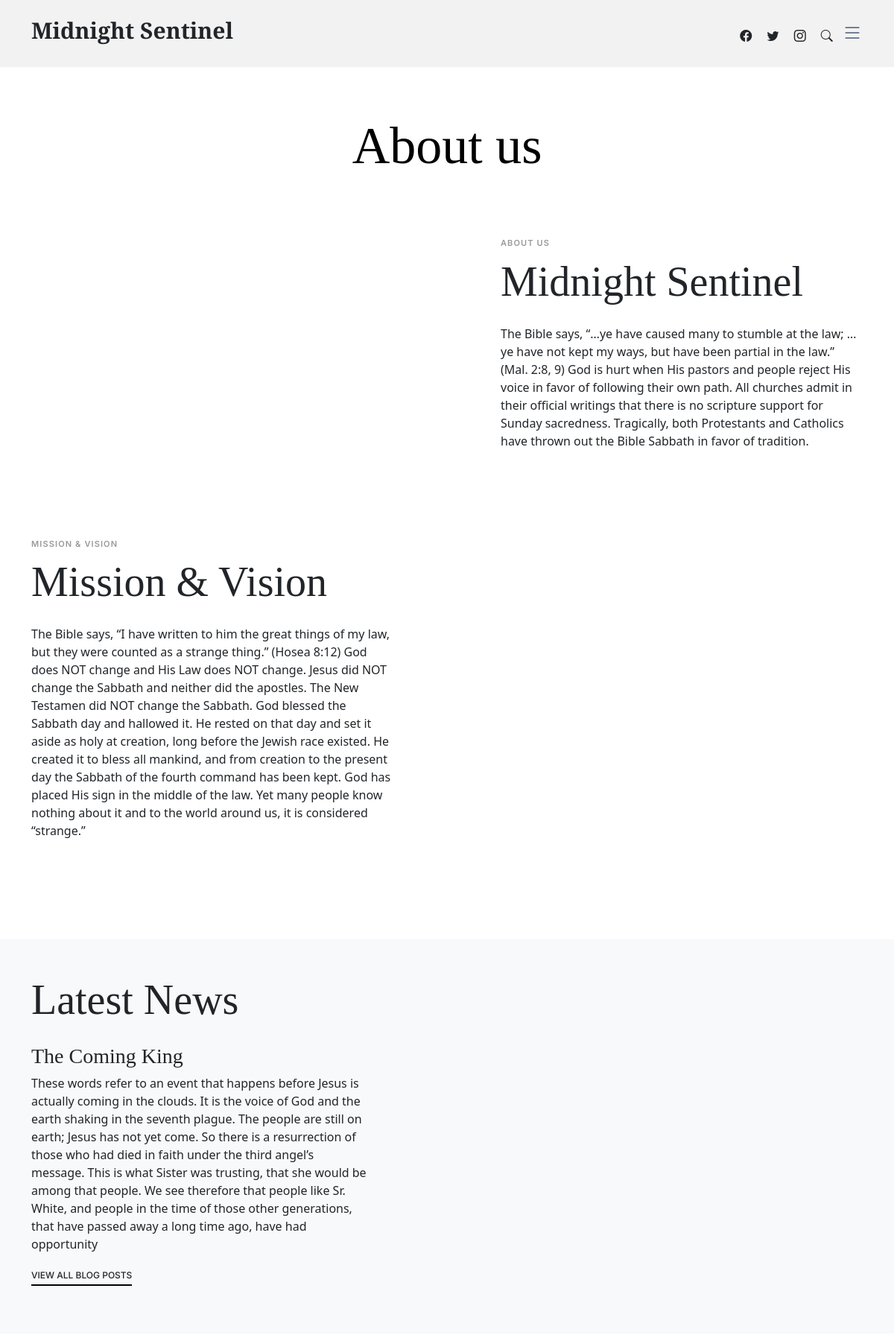
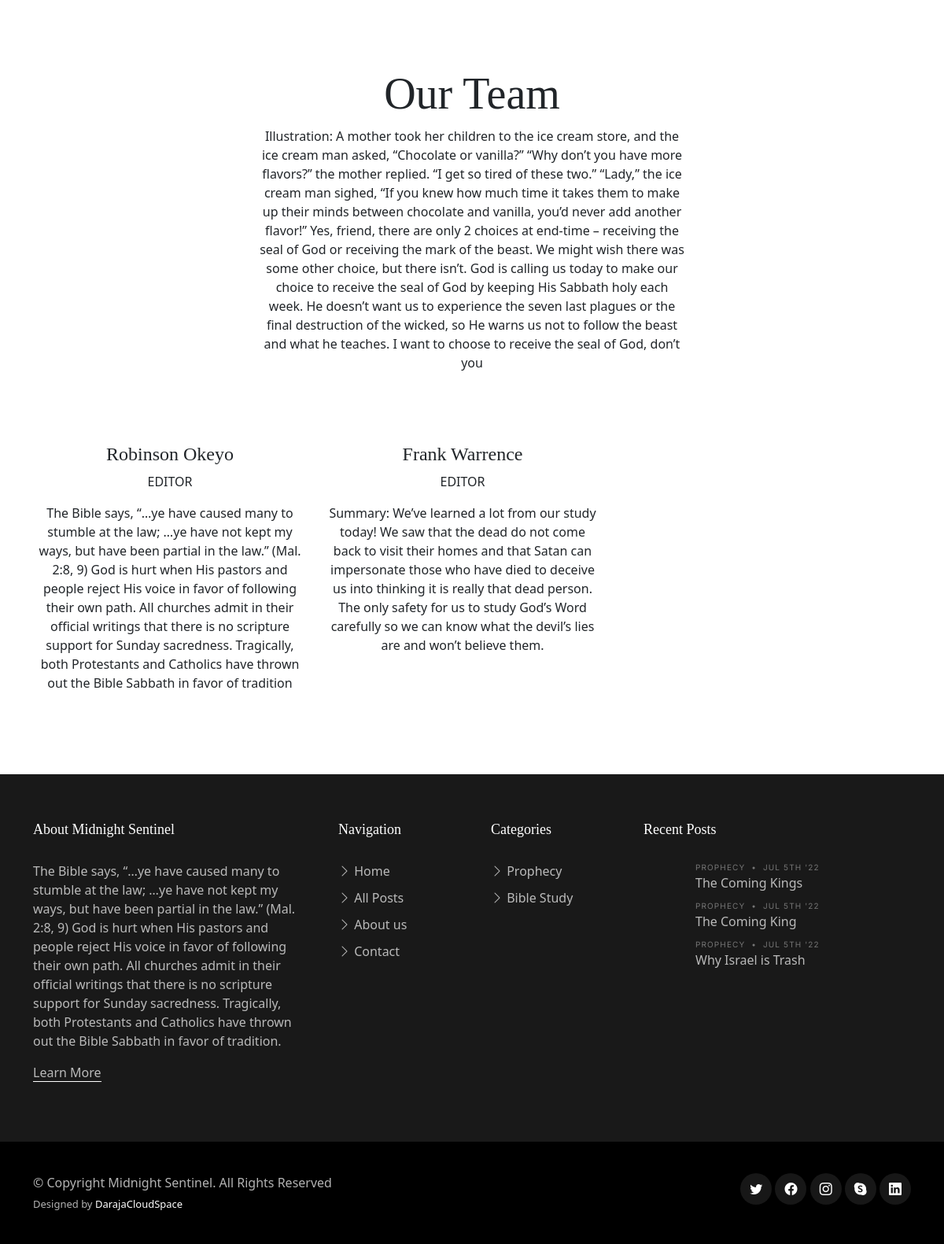
The page /about/ on the database its author committed (2 pictures, top to bottom).
### post/models.py (models this page shows, shortened)
class About(models.Model):
    ministry_name = models.CharField(max_length=50)
    ministry_history = models.TextField()
    ministry_pic = models.ImageField()
    ministry_mission = models.TextField()
    ministry_mission_pic = models.ImageField()
    latest_news_title = models.CharField(max_length=50)
    latest_news = models.TextField()
    team_description =models.TextField()

class TeamMember(models.Model):
    name = models.CharField(max_length=50)
    title = models.CharField(max_length=50)
    profile_pic = models.ImageField()
    team_member_desription =models.TextField()

class Category(models.Model):
    name = models.CharField(max_length=20)

class Post(models.Model):
    title = models.CharField(max_length=100)
    overview = models.TextField()
    content_post = models.TextField()
    timestamp = models.DateTimeField(default=timezone.now)
    comment_count =models.PositiveBigIntegerField(default=0)
    author = models.ForeignKey(Author, on_delete=models.CASCADE)
    thumbnail = models.ImageField()
    category = models.ForeignKey(Category, on_delete=models.PROTECT, default=1)
    featured = models.BooleanField()
    slug = models.SlugField(unique=True, blank=True)

### post/views.py (the view)
# urls.py: path('about/', about_view, name = "about"),
def about_view(request):
    about_us =About.objects.all()
    team_member =TeamMember.objects.all()
    context = {
        'about_us':about_us,
        'team_member':team_member
    }
    return render(request,'Sentinel_App/about.html',context)

### post/views.py (called while the page is built)
def category_list(request):
    categorys_list = Category.objects.all()
    category_posts =Post.objects.all()
    recent_posts = Post.objects.order_by('-timestamp')[:6]
    about_ministry = About.objects.all()
    latest_posts = Post.objects.order_by('-timestamp')[:6]
    context = {
        'category_list':categorys_list,
        'category_posts': category_posts,
        'recent_posts':recent_posts,
        'about_ministry':about_ministry,
        'latest_posts':latest_posts,
    }
    return context

### Sentinel_App/templates/Sentinel_App/about.html (shortened to what this page needs)
{% extends 'Sentinel_App/base.html' %}
{% block content %}
<main id="main">
    <section>
        <div class="container" data-aos="fade-up">
            <div class="row">
                <div class="col-lg-12 text-center mb-5">
                    <h1 class="page-title">About us</h1>
                </div>
            </div>
            <div class="row mb-5">
                {% for about in about_us %}
                <div class="d-md-flex post-entry-2 half">
                    <a href="#" class="me-4 thumbnail">
                    </a>
                    <div class="ps-md-5 mt-4 mt-md-0">
                        <div class="post-meta mt-4">About us</div>
                        <h2 class="mb-4 display-4">{{ about.ministry_name }}</h2>
                        <p>{{ about.ministry_history }}</p>
                    </div>
                </div>
                <div class="d-md-flex post-entry-2 half mt-5">
                    <a href="#" class="me-4 thumbnail order-2">
                    </a>
                    <div class="pe-md-5 mt-4 mt-md-0">
                        <div class="post-meta mt-4">Mission & Vision</div>
                        <h2 class="mb-4 display-4">Mission & Vision</h2>
                        <p>{{ about.ministry_mission }}</p>
                    </div>
                </div>
            </div>
        </div>
    </section>
    <section class="mb-5 bg-light py-5">
        <div class="container" data-aos="fade-up">
            <div class="row justify-content-between align-items-lg-center">
                <div class="col-lg-5 mb-4 mb-lg-0">
                    <h2 class="display-4 mb-4">Latest News</h2>
                    <h3 class="display">{{ about.latest_news_title }}</h3>
                    <p>{{ about.latest_news }}</p>
                    <p><a href="#" class="more">View All Blog Posts</a></p>
                </div>
                <div class="col-lg-6">
                    <div class="row">
                        <div class="col-6">
                        </div>
                        <div class="col-6 mt-4">
                        </div>
                    </div>
                </div>
            </div>
        </div>
    </section>
    <section>
        <div class="container" data-aos="fade-up">
            <div class="row">
                <div class="col-12 text-center mb-5">
                    <div class="row justify-content-center">
                        <div class="col-lg-6">
                            <h2 class="display-4">Our Team</h2>
                            <p>{{ about.team_description }}</p>
                        </div>
                    </div>
                    {% endfor %}
                </div>
                <div class="row">
                    {% for member in team_member %}
                    <div class="col-lg-4 text-center mb-5">
                        <h4>{{ member.name }}</h4>
                        <span class="d-block mb-3 text-uppercase">{{ member.title }}</span>
                        <p>{{ member.team_member_desription }}</p>
                    </div>
                    {% endfor %}
                </div>
            </div>
        </div>
    </section>
  </main>
 {% endblock %}

### Sentinel_App/templates/Sentinel_App/footer.html (shortened to what this page needs)
<footer id="footer" class="footer">
    <div class="footer-content">
      <div class="container">
        <div class="row g-5">
          <div class="col-lg-4">
            {% for about in about_ministry%}
            <h3 class="footer-heading">About {{ about.ministry_name }}</h3>
            <p>{{about.ministry_history}}</p>
            {%endfor%}
            <p><a href="{% url 'about' %}" class="footer-link-more">Learn More</a></p>
          </div>
          <div class="col-6 col-lg-2">
            <h3 class="footer-heading">Navigation</h3>
            <ul class="footer-links list-unstyled">
              <li><a href="{% url 'home' %}"><i class="bi bi-chevron-right"></i> Home</a></li>
              <li><a href="{% url 'all_posts' %}"><i class="bi bi-chevron-right"></i> All Posts</a></li>
              <li><a href="{% url 'about' %}"><i class="bi bi-chevron-right"></i> About us</a></li>
              <li><a href="{% url 'contact' %}"><i class="bi bi-chevron-right"></i> Contact</a></li>
            </ul>
          </div>
          <div class="col-6 col-lg-2">
            <h3 class="footer-heading">Categories</h3>
            <ul class="footer-links list-unstyled">
              {% for category in category_list %}
                 <li>
                 <a class="dropdown-item" href="/category/{{category.name}}"><i class="bi bi-chevron-right"></i>
                  {{category.name |title}}
                </a>
                 </li>
              {%endfor%}
            </ul>
          </div>
          <div class="col-lg-4">
            <h3 class="footer-heading">Recent Posts</h3>
            <ul class="footer-links footer-blog-entry list-unstyled">
              {% for obj in recent_posts %}
              <li>
                <a href="{% url 'single_post' slug=obj.slug %}" class="d-flex align-items-center">
                  <div>
                    <div class="post-meta d-block"><span class="date">{{ obj.category.name }}</span> <span class="mx-1">&bullet;</span> <span>Jul 5th '22</span></div>
                    <span>{{ obj.title }}</span>
                  </div>
                </a>
              </li>
              {% endfor %}
            </ul>
          </div>
        </div>
      </div>
    </div>
    <div class="footer-legal">
      <div class="container">
        <div class="row justify-content-between">
          <div class="col-md-6 text-center text-md-start mb-3 mb-md-0">
            <div class="copyright">
              © Copyright <strong><span>Midnight Sentinel</span></strong>. All Rights Reserved
            </div>
            <div class="credits">
              Designed by <a href="">DarajaCloudSpace</a>
            </div>
          </div>
          <div class="col-md-6">
            <div class="social-links mb-3 mb-lg-0 text-center text-md-end">
              <a href="#" class="twitter"><i class="bi bi-twitter"></i></a>
              <a href="#" class="facebook"><i class="bi bi-facebook"></i></a>
              <a href="#" class="instagram"><i class="bi bi-instagram"></i></a>
              <a href="#" class="google-plus"><i class="bi bi-skype"></i></a>
              <a href="#" class="linkedin"><i class="bi bi-linkedin"></i></a>
            </div>
          </div>
        </div>
      </div>
    </div>
  </footer>

### static/css/variables.css (style rules this page uses)
:root { --font-default: 'EB Garamond', system-ui, -apple-system, "Segoe UI", Roboto, "Helvetica Neue", Arial, "Noto Sans", "Liberation Sans", sans-serif, "Apple Color Emoji", "Segoe UI Emoji", "Segoe UI Symbol", "Noto Color Emoji"; --font-primary: 'EB Garamond', serif; --font-secondary: 'Inter', sans-serif; --color-default: #212529; --color-default-rgb: 33, 37, 41; --color-links: #212529; --color-links-hover: #15171a; --color-primary: #212529; --color-primary-light: #26282c; --color-primary-dark: #0b0c0e; --color-primary-rgb: 33, 37, 41; --color-primary-light-rgb: 38, 40, 44; --color-primary-dark-rgb: 11, 12, 14; --color-secondary: #596d80; --color-secondary-light: #8498aa; --color-secondary-dark: #404f5c; --color-secondary-rgb: 89, 109, 128; --color-secondary-light-rgb: 132, 152, 170; --color-secondary-dark-rgb: 64, 79, 92; --color-blue: #0d6efd; --color-blue-rgb: 13, 110, 253; --color-indigo: #6610f2; --color-indigo-rgb: 102, 16, 242; --color-purple: #6f42c1; --color-purple-rgb: 111, 66, 193; --color-pink: #f3268c; --color-pink-rgb: 243, 38, 140; --color-red: #df1529; --color-red-rgb: 223, 21, 4; --color-orange: #fd7e14; --color-orange-rgb: 253, 126, 20; --color-yellow: #ffc107; --color-yellow-rgb: 255, 193, 7; --color-green: #059652; --color-green-rgb: 5, 150, 82; --color-teal: #20c997; --color-teal-rgb: 32, 201, 151; --color-cyan: #0dcaf0; --color-cyan-rgb: 13, 202, 240; --color-white: #ffffff; --color-white-rgb: 255, 255, 255; --color-gray: #6c757d; --color-gray-rgb: 108, 117, 125; --color-black: #000000; --color-black-rgb: 0, 0, 0; }
:root { --bs-blue: var(--color-blue); --bs-indigo: var(--color-indigo); --bs-purple: var(--color-purple); --bs-pink: var(--color-pink); --bs-red: var(--color-red); --bs-orange: var(--color-orange); --bs-yellow: var(--color-yellow); --bs-green: var(--color-green); --bs-teal: var(--color-teal); --bs-cyan: var(--color-cyan); --bs-white: var(--color-white); --bs-gray: var(--color-gray); --bs-gray-dark: #343a40; --bs-gray-100: #f8f9fa; --bs-gray-200: #e9ecef; --bs-gray-300: #dee2e6; --bs-gray-400: #ced4da; --bs-gray-500: #adb5bd; --bs-gray-600: #6c757d; --bs-gray-700: #495057; --bs-gray-800: #343a40; --bs-gray-900: #212529; --bs-primary: var(--color-blue); --bs-secondary: var(--color-blue); --bs-success: #198754; --bs-info: #0dcaf0; --bs-warning: #ffc107; --bs-danger: #dc3545; --bs-light: #f8f9fa; --bs-dark: #212529; --bs-primary-rgb: var(--color-primary-rgb); --bs-secondary-rgb: var(--color-secondary-rgb); --bs-success-rgb: 25, 135, 84; --bs-info-rgb: 13, 202, 240; --bs-warning-rgb: 255, 193, 7; --bs-danger-rgb: 220, 53, 69; --bs-light-rgb: 248, 249, 250; --bs-dark-rgb: 33, 37, 41; --bs-white-rgb: var(--color-white-rgb); --bs-black-rgb: var(--color-black-rgb); --bs-body-color-rgb: var(--color-default-rgb); --bs-body-bg-rgb: 255, 255, 255; --bs-font-sans-serif: var(--font-default); --bs-font-monospace: SFMono-Regular, Menlo, Monaco, Consolas, "Liberation Mono", "Courier New", monospace; --bs-gradient: linear-gradient(180deg, rgba(255, 255, 255, 0.15), rgba(255, 255, 255, 0)); --bs-body-font-family: var(--font-default); --bs-body-font-size: 1rem; --bs-body-font-weight: 400; --bs-body-line-height: 1.5; --bs-body-color: var(--color-default); --bs-body-bg: #fff; }

### rows shown on the page
About: ministry_name "Midnight Sentinel", ministry_history "The Bible says, “…ye have caused many to stumble at the law; …ye have not kept my ways, but have been partial in the law.” (Mal. 2:8, 9) God is hurt when His pastors and people reject His voice in favor of following their own path. All churches admit in their official writings that there is no scripture support for Sunday sacredness. Tragically, both Protestants and Catholics have thrown out the Bible Sabbath in favor of tradition.", ministry_mission "The Bible says, “I have written to him the great things of my law, but they were counted as a strange thing.” (Hosea 8:12) God does NOT change and His Law does NOT change. Jesus did NOT change the Sabbath and neither did the apostles. The New Testamen did NOT change the Sabbath. God blessed the Sabbath day and hallowed it. He rested on that day and set it aside as holy at creation, long before the Jewish race existed. He created it to bless all mankind, and from creation to the present day the Sabbath of the fourth command has been kept. God has placed His sign in the middle of the law. Yet many people know nothing about it and to the world around us, it is considered “strange.”", latest_news_title "The Coming King", latest_news "These words refer to an event that happens before Jesus is actually coming in the clouds. It is the voice of God and the earth shaking in the seventh plague. The people are still on earth; Jesus has not yet come. So there is a resurrection of those who had died in faith under the third angel’s message. This is what Sister was trusting, that she would be among that people. We see therefore that people like Sr. White, and people in the time of those other generations, that have passed away a long time ago, have had opportunity", team_description "Illustration: A mother took her children to the ice cream store, and the ice cream man asked, “Chocolate or vanilla?” “Why don’t you have more flavors?” the mother replied. “I get so tired of these two.” “Lady,” the ice cream man sighed, “If you knew how much time it takes them to make up their minds between chocolate and vanilla, you’d never add another flavor!” Yes, friend, there are only 2 choices at end-time – receiving the seal of God or receiving the mark of the beast. We might wish there was some other choice, but there isn’t. God is calling us today to make our choice to receive the seal of God by keeping His Sabbath holy each week. He doesn’t want us to experience the seven last…"
TeamMember: name "Robinson Okeyo", title "EDITOR", team_member_desription "The Bible says, “…ye have caused many to stumble at the law; …ye have not kept my ways, but have been partial in the law.” (Mal. 2:8, 9) God is hurt when His pastors and people reject His voice in favor of following their own path. All churches admit in their official writings that there is no scripture support for Sunday sacredness. Tragically, both Protestants and Catholics have thrown out the Bible Sabbath in favor of tradition"
TeamMember: name "Frank Warrence", title "EDITOR", team_member_desription "Summary: We’ve learned a lot from our study today! We saw that the dead do not come back to visit their homes and that Satan can impersonate those who have died to deceive us into thinking it is really that dead person. The only safety for us to study God’s Word carefully so we can know what the devil’s lies are and won’t believe them."
Category: name "Prophecy"
Category: name "Bible Study"
Post: category.name "PROPHECY", title "The Coming Kings"
Post: category.name "PROPHECY", title "The Coming King"
Post: category.name "PROPHECY", title "Why Israel is Trash"
